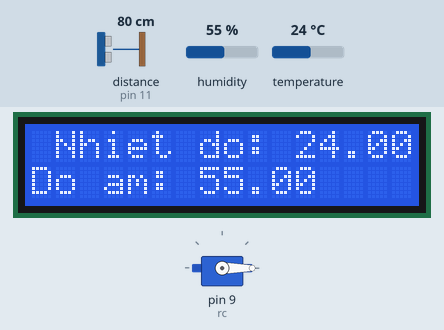
Simulated run of this sketch. Board: Arduino Uno, built with avr-gcc and run on an emulated ATmega328P. Parts: servo, 16×2 character LCD. Wiring (inferred from the names in the program): ultrasonic range finder: trigger pin 12; echo pin 11. The inputs (shaded band) are chosen by the test bench; at power-on: distance to the obstacle (sensor on pin 11) 80 cm, humidity 55 %, temperature 24 °C. The echo pulse lasts 58.3 µs per cm; what the sketch prints to the serial monitor is not drawn.

Above: at 3.8 s.
3.9 s: distance to the obstacle (sensor on pin 11) set to 7 cm
7.9 s: distance to the obstacle (sensor on pin 11) set to 4 cm
At 10.1 s:
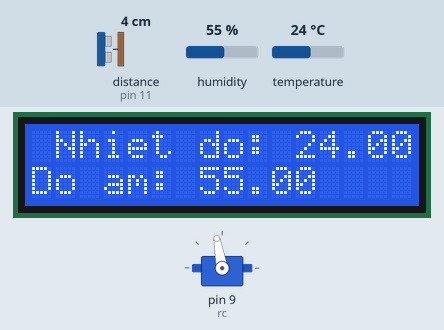
Timing chart, 0 to 11.6 s (numbered marks = the images above; inputs shaded):
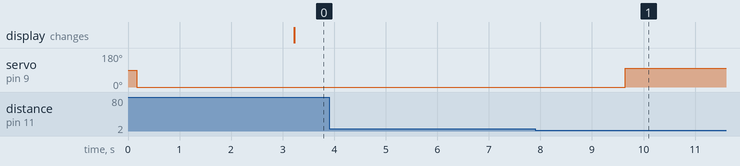

The sketch:

BaidauxeTM.ino
```cpp
#include <Servo.h>
Servo rc;
const int trig = 12;
const int echo = 11;
#include "DHT.h"
#include <Wire.h>
#include <LiquidCrystal_I2C.h>
LiquidCrystal_I2C lcd(0x27,16,2);

int cambien = 4;
DHT dht(cambien,DHT11);
void setup() {
 rc.attach(9);
 pinMode(trig,OUTPUT);
 pinMode(echo,INPUT);
 Serial.begin(9600);
 dht.begin();
  lcd.init();
  lcd.backlight();
}
void loop() {
unsigned long duration;
int khoangcach;
digitalWrite(trig,0);
delayMicroseconds(2);
digitalWrite(trig,1);
delayMicroseconds(5);
digitalWrite(trig,0);
duration = pulseIn(echo,HIGH);
khoangcach = int(duration/2/29.412);
Serial.print(khoangcach);
Serial.println("cm");
delay(100);

if(khoangcach<5){
 rc.write(100);
 delay(10000);
  rc.write(0);
}
else{
  rc.write(0);
}
 float nhietdo = dht.readTemperature();
  float doam = dht.readHumidity();

  Serial.print("Nhiệt độ hiện tại: ");
  Serial.println(nhietdo);
  Serial.print("Độ ẩm hiện tại: ");
  Serial.println(doam);
  delay(3000);
  if(nhietdo>50){
    lcd.clear();
    lcd.setCursor(4,0);
    lcd.print("FIRED");
  }
  else {
    lcd.clear();
    lcd.setCursor(1,0);
    lcd.print("Nhiet do: ");
    lcd.print(nhietdo);
    lcd.setCursor(0,1);
    lcd.print("Do am: ");
    lcd.print(doam);
  }
}
```

Measured:
- the behaviour switches between 6 and 5 cm on distance to the obstacle (sensor on pin 11) (found by bisection; images 0 and 1)
- after the input at 3.9 s, every drawn part: stays the same
- after the input at 7.9 s, servo on pin 9 (rc): 0° → 100° after 1.7 s
